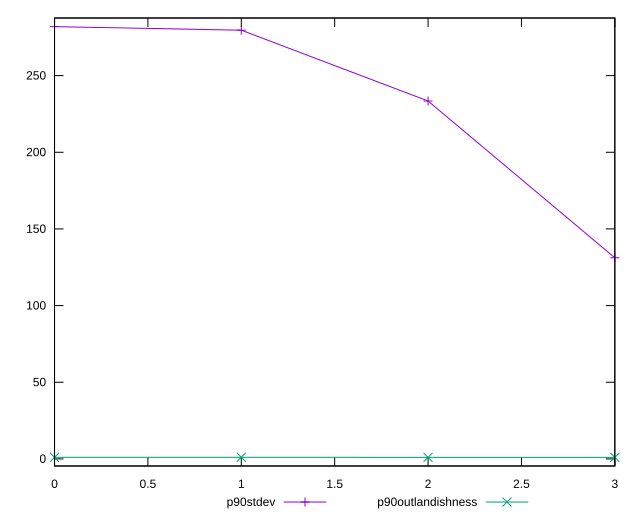

Write the gnuplot code that produced this figure.
reset

$p90Stdev <<EOF
0 281.9537084863379
1 279.6219316835971
2 233.43270372619722
3 131.17744693463268
EOF

$p90Outlandishness <<EOF
0 1.0411193062526398
1 1.0662491033719668
2 0.9979231917922609
3 0.9908667161997479
EOF

set key outside below
set xrange [0:3]
set yrange [-4.628390119203015:287.5729653217407]
set trange [-4.628390119203015:287.5729653217407]
set terminal svg size 640, 520 enhanced background rgb 'white'
set output "reports/report_00032_2021-02-25T10-28-15.087Z/largest-contentful-paint/progression/stddev.svg"

plot $p90Stdev title "p90stdev" with linespoints, \
     $p90Outlandishness title "p90outlandishness" with linespoints

reset
